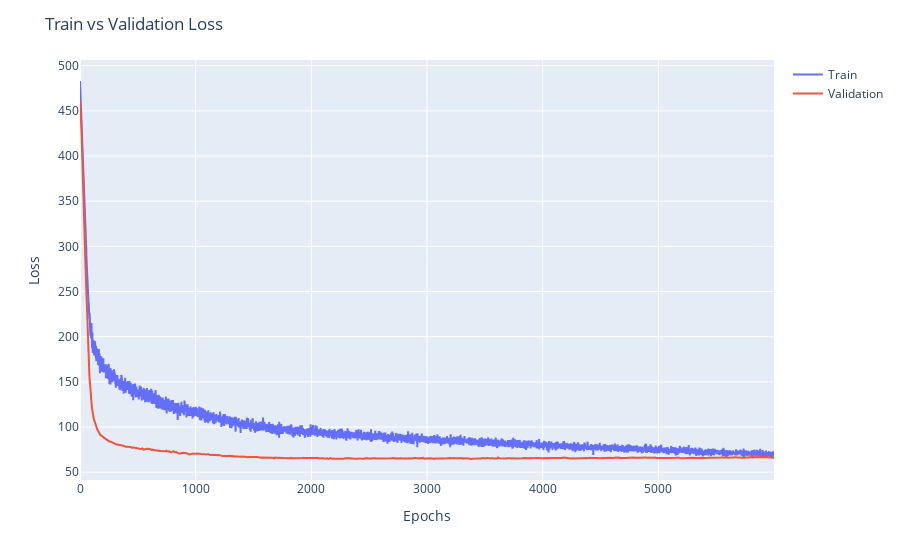

The code cell stored with this chart in its notebook:
### Code cell
# Plot training and validation loss
fig = px.line()
fig.add_scatter(y=history.history['loss'], name='Train')
fig.add_scatter(y=history.history['val_loss'], name='Validation')

fig.update_layout(title='Train vs Validation Loss',
                   xaxis_title='Epochs',
                   yaxis_title='Loss')

fig.show()

### Figure 1 — Plotly figure (JSON) as saved in the notebook; plotly's stock layout.template omitted (floating-point values rounded to 4 significant figures; data arrays with more than 128 entries replaced by an {"elided": "..."} marker saying what was removed)
{"data": [{"name": "Train", "type": "scatter", "y": {"elided": "6000 float values"}}, {"name": "Validation", "type": "scatter", "y": {"elided": "6000 float values"}}], "layout": {"legend": {"tracegroupgap": 0}, "margin": {"t": 60}, "title": {"text": "Train vs Validation Loss"}, "xaxis": {"anchor": "y", "domain": [0, 1], "title": {"text": "Epochs"}}, "yaxis": {"anchor": "x", "domain": [0, 1], "title": {"text": "Loss"}}}}
